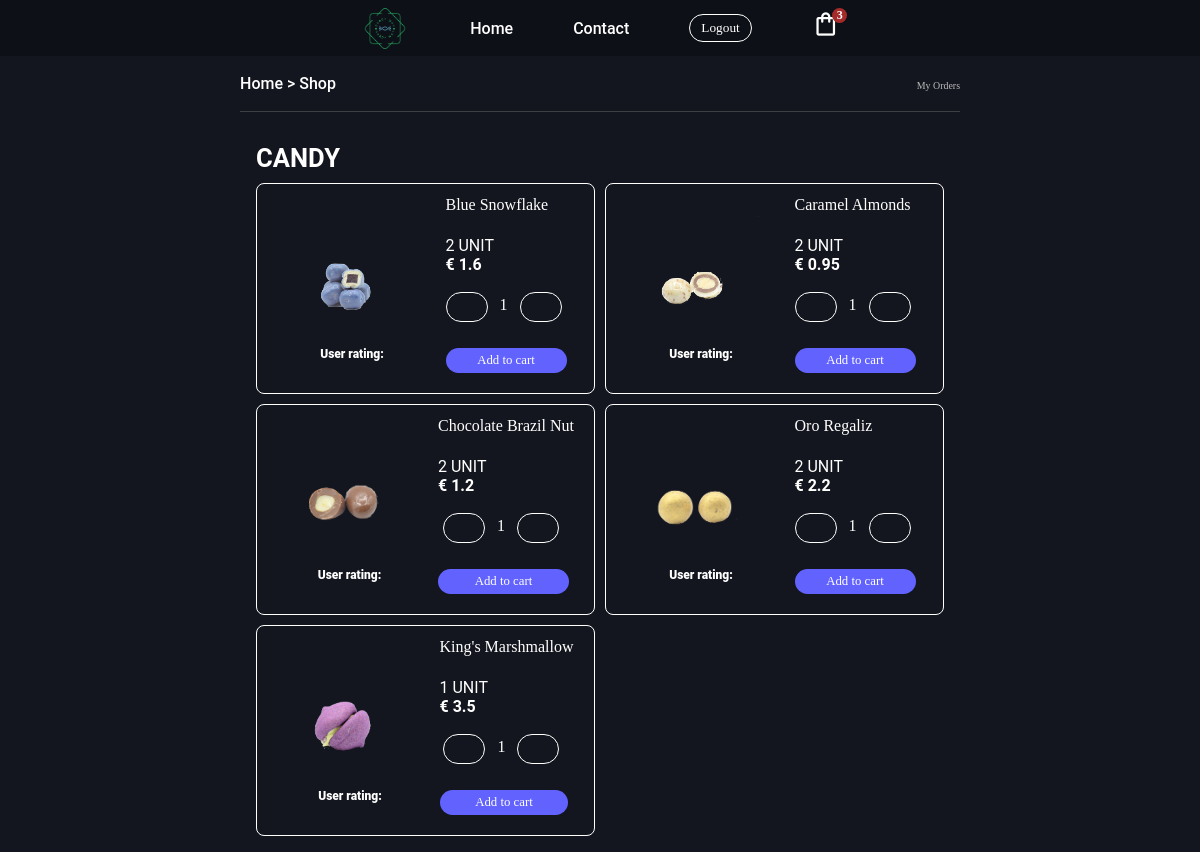
The app's page /shop.php (signed in) with its own data.
### tables this page shows
CREATE TABLE `candies` (
  `cand_id` int NOT NULL,
  `cand_name` varchar(20) NOT NULL,
  `cand_img` varchar(100) NOT NULL,
  `cand_price` float NOT NULL,
  `user_rating` int NOT NULL,
  `unit` int NOT NULL,
  `total_candies` int NOT NULL
);

### shop.php (the view, shortened to what this page needs)
<?php
include "databse_conn.php";
$id = $_SESSION['userid'];
$sql = "SELECT * from candies";
$result = mysqli_query($link,$sql);
if($result){
  $data = mysqli_fetch_all($result,MYSQLI_ASSOC);
}else{
  echo "<script>alert('Problem with the site settings')</script>";
  echo "<script>windows.location.href='home.php'</script>";
}
?>
<!DOCTYPE html>
<html lang="en">
  <head>
    <link rel="stylesheet" href="1.css" />
    <link
      rel="stylesheet"
      href="https://kit-pro.fontawesome.com/releases/v5.15.3/css/pro.min.css"
    />
  </head>
  <body>
    <section id="topnav">
      <div class="nav">
        <div class="logo">
          <img src="CW_logo.webp" onclick="location.href='home.php'" alt="Logo" />
        </div>
        <div class="menu">
          <ul class="nav-menu">
            <li><a href="home.php">Home</a></li>
            <li><a href="contact.php">Contact</a></li>
            <?php
            if(!isset($_SESSION['userid'])) {?>
              <li><button onclick="location.href='login.php'" class="transparent-btn">Login</button></li>
            <?php }
            else {?>
              <li><button onclick="location.href='logout.php'" class="transparent-btn">Logout</button></li>
            <?php }
            ?>
            <div class=”Cart-Container”>
              <a href="cart.php">
              <span class="material-symbols-outlined" id="cart_count_with_symbol" style="font-size:28px;">
                shopping_bag
                <?php if(isset($_SESSION['userid'])) {?>
                <div class="cart_quant" id="cart_int_qnt" style="padding-top: 2px;">
                <?php
                  $sql = "SELECT COUNT(*) AS total_count from cart_details WHERE userid='$id'";
                  $result_to_count = mysqli_query($link,$sql);
                  $data_to_count = mysqli_fetch_assoc($result_to_count);
                  echo $data_to_count['total_count'];
                ?>
                </div>
                <?php }?>
              </span>
              </a>
            </div>
            </ul>
        </div>
      </div>
    </section>
    <section id="navbar">
      <div class="nav">
        <div class="pagenav"><a href="home.php">Home</a> > Shop</div>
        <div class="menu">
          <ul>
            <li><a href="myorders.php">My Orders</a></li>
          </ul>
        </div>
      </div>
    </section>
    <section id="shop-category">
      <div class="container">
        <div class="cattitle">CANDY</div>
        <div class="itemcards">
          <?php foreach($data as $row){?>
            <div class="card">
              <div class="img">
                <img
                  src="<?php echo $row['cand_img'];?>"
                  alt="PRODUCT_IMG"
                />
                <div class="rating">
                  <p>User rating:</p>
                </div>
              </div>
              <div class="prodinf">
                <div class="info">
                  <div class="title"><?php echo $row['cand_name'];?></div>
                  <div class="desc"><?php echo $row['unit'];?> UNIT</div>
                  <div class="price">€ <?php echo $row['cand_price'];?></div>
                </div>
                <div class="options">
                  <div class="amount">
                    <button onclick="minus(<?php echo $row['cand_id'];?>)"><i class="fas fa-minus"></i></button>
                    <p id="value<?php echo $row['cand_id'];?>">1</p>
                    <button onclick="plus(<?php echo $row['cand_id'];?>)"><i class="fas fa-plus"></i></button>
                  </div>
                  <button onclick="cartdbs(<?php echo $row['cand_id'];?>)" class="add-to-cart">Add to cart</button>
                </div>
              </div>
            </div>
          <?php }?>
        </div>
      </div>
    </section>
  </body>
</html>

### records on screen
candies: cand_img (picture), cand_name "Blue Snowflake", unit "2", cand_price "1.6"
candies: cand_img (picture), cand_name "Caramel Almonds", unit "2", cand_price "0.95"
candies: cand_img (picture), cand_name "Chocolate Brazil Nut", unit "2", cand_price "1.2"
candies: cand_img (picture), cand_name "Oro Regaliz", unit "2", cand_price "2.2"
candies: cand_img (picture), cand_name "King's Marshmallow", unit "1", cand_price "3.5"

### other values on screen
$data_to_count['total_count'] "3"
